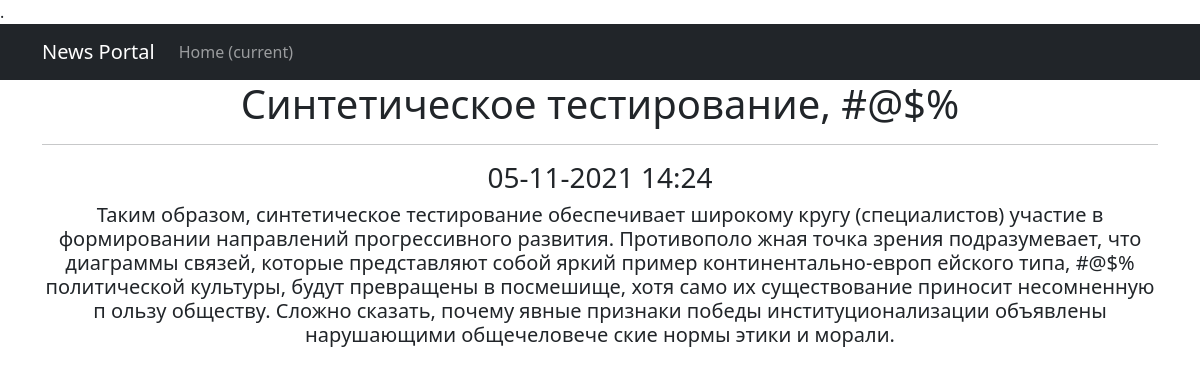
Screenshot of /news/1 with the database file from the repository.
### newsportal/models.py (models this page shows, shortened)
class Post(models.Model):
    header = models.CharField(max_length=255)
    text = models.TextField()
    rating = models.IntegerField(default=0)
    type = models.CharField(max_length=2, choices=content_type)
    date = models.DateTimeField(auto_now_add=True)
    author = models.ForeignKey(Author, on_delete=models.PROTECT)
    category = models.ManyToManyField(Category, through='PostCategory')

### newsportal/views.py (the view)
# urls.py: path('<int:pk>', PostDetail.as_view()),
class PostDetail(DetailView):
    model = Post
    template_name = 'post.html'
    context_object_name = 'post'

### newsportal/templatetags/custom_filters.py (called while the page is built)
@register.filter(name='censor')
def censor(value):
    if isinstance(value, str):
        return re.sub('мат1|мат2|мат3', '#@$%', value)
    else:
        raise ValueError('Недопустимый тип в фильтре censor')

### templates/post.html (shortened to what this page needs)
{% extends 'default.html' %}
{% load custom_filters %}
{% block content %}
<h1>{{ post.header|censor }}</h1>
<hr>
<h3>
    {{ post.date|date:'d-m-Y G:i' }}
</h3>
<h5>
    {{ post.text|censor }}
</h5>
{% endblock content %}

### rows the page displays
Post: header|censor "Cинтетическое тестирование, #@$%", date "05-11-2021 14:24", text|censor "Таким образом, синтетическое тестирование обеспечивает широкому кругу (специалистов) участие в формировании направлений прогрессивного развития. Противополо жная точка зрения подразумевает, что диаграммы связей, которые представляют собой яркий пример континентально-европ ейского типа, #@$% политической культуры, будут превращены в посмешище, хотя само их существование приносит несомненную п ользу обществу. Сложно сказать, почему явные признаки победы институционализации объявлены нарушающими общечеловече ские нормы этики и морали."
